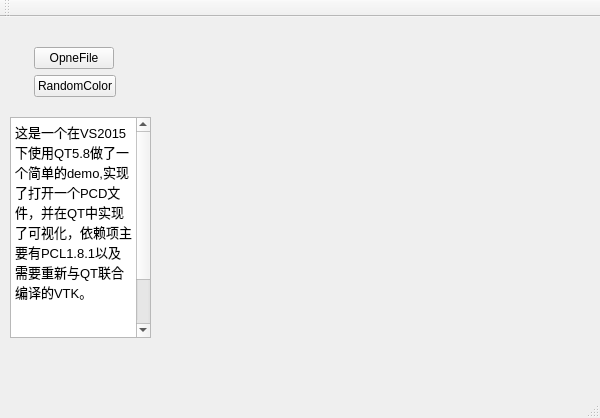
<?xml version="1.0" encoding="UTF-8"?>
<ui version="4.0">
 <author>particle</author>
 <class>Point_GuiClass</class>
 <widget class="QMainWindow" name="Point_GuiClass">
  <property name="geometry">
   <rect>
    <x>0</x>
    <y>0</y>
    <width>600</width>
    <height>418</height>
   </rect>
  </property>
  <property name="sizePolicy">
   <sizepolicy hsizetype="Maximum" vsizetype="Fixed">
    <horstretch>0</horstretch>
    <verstretch>0</verstretch>
   </sizepolicy>
  </property>
  <property name="minimumSize">
   <size>
    <width>600</width>
    <height>418</height>
   </size>
  </property>
  <property name="maximumSize">
   <size>
    <width>600</width>
    <height>418</height>
   </size>
  </property>
  <property name="sizeIncrement">
   <size>
    <width>20</width>
    <height>20</height>
   </size>
  </property>
  <property name="windowTitle">
   <string>dianyunPCL demo</string>
  </property>
  <property name="toolButtonStyle">
   <enum>Qt::ToolButtonTextOnly</enum>
  </property>
  <widget class="QWidget" name="centralWidget">
   <widget class="QVTKWidget" name="qvtkWidget">
    <property name="enabled">
     <bool>true</bool>
    </property>
    <property name="geometry">
     <rect>
      <x>160</x>
      <y>10</y>
      <width>413</width>
      <height>341</height>
     </rect>
    </property>
    <property name="minimumSize">
     <size>
      <width>413</width>
      <height>341</height>
     </size>
    </property>
    <property name="maximumSize">
     <size>
      <width>800</width>
      <height>800</height>
     </size>
    </property>
    <property name="sizeIncrement">
     <size>
      <width>10</width>
      <height>10</height>
     </size>
    </property>
   </widget>
   <widget class="QTextBrowser" name="textBrowser">
    <property name="geometry">
     <rect>
      <x>10</x>
      <y>100</y>
      <width>141</width>
      <height>221</height>
     </rect>
    </property>
    <property name="html">
     <string>&lt;!DOCTYPE HTML PUBLIC &quot;-//W3C//DTD HTML 4.0//EN&quot; &quot;http://www.w3.org/TR/REC-html40/strict.dtd&quot;&gt;
&lt;html&gt;&lt;head&gt;&lt;meta name=&quot;qrichtext&quot; content=&quot;1&quot; /&gt;&lt;style type=&quot;text/css&quot;&gt;
p, li { white-space: pre-wrap; }
&lt;/style&gt;&lt;/head&gt;&lt;body style=&quot; font-family:'SimSun'; font-size:9pt; font-weight:400; font-style:normal;&quot;&gt;
&lt;p style=&quot; margin-top:0px; margin-bottom:0px; margin-left:0px; margin-right:0px; -qt-block-indent:0; text-indent:0px;&quot;&gt;&lt;span style=&quot; font-size:10pt;&quot;&gt;这是一个在VS2015下使用QT5.8做了一个简单的demo,实现了打开一个PCD文件，并在QT中实现了可视化，依赖项主要有PCL1.8.1以及需要重新与QT联合编译的VTK。&lt;/span&gt;&lt;/p&gt;
&lt;p style=&quot;-qt-paragraph-type:empty; margin-top:0px; margin-bottom:0px; margin-left:0px; margin-right:0px; -qt-block-indent:0; text-indent:0px; font-size:10pt;&quot;&gt;&lt;br /&gt;&lt;/p&gt;
&lt;p style=&quot;-qt-paragraph-type:empty; margin-top:0px; margin-bottom:0px; margin-left:0px; margin-right:0px; -qt-block-indent:0; text-indent:0px; font-size:10pt;&quot;&gt;&lt;br /&gt;&lt;/p&gt;
&lt;p style=&quot;-qt-paragraph-type:empty; margin-top:0px; margin-bottom:0px; margin-left:0px; margin-right:0px; -qt-block-indent:0; text-indent:0px; font-size:10pt;&quot;&gt;&lt;br /&gt;&lt;/p&gt;
&lt;p style=&quot; margin-top:0px; margin-bottom:0px; margin-left:0px; margin-right:0px; -qt-block-indent:0; text-indent:0px;&quot;&gt;&lt;span style=&quot; font-size:10pt;&quot;&gt;dianyunPCL&lt;/span&gt;&lt;/p&gt;
&lt;p style=&quot; margin-top:0px; margin-bottom:0px; margin-left:0px; margin-right:0px; -qt-block-indent:0; text-indent:0px;&quot;&gt;&lt;span style=&quot; font-size:10pt;&quot;&gt;本程序由2020-1-10  particle&lt;/span&gt;&lt;/p&gt;&lt;/body&gt;&lt;/html&gt;</string>
    </property>
   </widget>
   <widget class="QWidget" name="layoutWidget">
    <property name="geometry">
     <rect>
      <x>34</x>
      <y>30</y>
      <width>83</width>
      <height>54</height>
     </rect>
    </property>
    <layout class="QFormLayout" name="formLayout">
     <item row="0" column="0">
      <widget class="QPushButton" name="pushButton_2">
       <property name="text">
        <string>OpneFile</string>
       </property>
      </widget>
     </item>
     <item row="1" column="0">
      <widget class="QPushButton" name="pushButton">
       <property name="text">
        <string>RandomColor</string>
       </property>
      </widget>
     </item>
    </layout>
   </widget>
  </widget>
  <widget class="QMenuBar" name="menuBar">
   <property name="geometry">
    <rect>
     <x>0</x>
     <y>0</y>
     <width>600</width>
     <height>23</height>
    </rect>
   </property>
  </widget>
  <widget class="QToolBar" name="mainToolBar">
   <attribute name="toolBarArea">
    <enum>TopToolBarArea</enum>
   </attribute>
   <attribute name="toolBarBreak">
    <bool>false</bool>
   </attribute>
  </widget>
  <widget class="QStatusBar" name="statusBar"/>
 </widget>
 <customwidgets>
  <customwidget>
   <class>QVTKWidget</class>
   <extends>QWidget</extends>
   <header>QVTKWidget.h</header>
  </customwidget>
 </customwidgets>
 <resources>
  <include location="Point_Gui.qrc"/>
 </resources>
 <connections/>
</ui>
